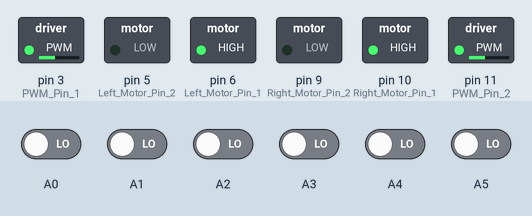
Simulated run of this sketch. Board: Arduino Nano, built with avr-gcc and run on an emulated ATmega328P. Shown: switched loads named in the sketch (green lamp = pin HIGH). The inputs (shaded band) are chosen by the test bench; at power-on: A0–5 LOW.

Above: at 0.1 s.
Timing chart, 0 to 1.6 s (numbered marks = the images above):
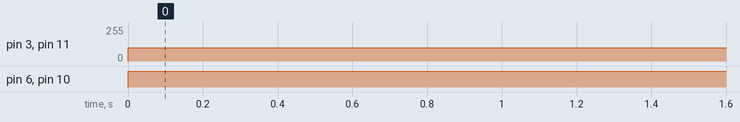

Measured:
- by itself, pin 3 (PWM_Pin_1), pin 11 (PWM_Pin_2): 0/255 → 100/255 at 0.00 s
- by itself, pin 6 (Left_Motor_Pin_1), pin 10 (Right_Motor_Pin_1): LOW → HIGH at 0.00 s

The sketch:

Maze_Robot_V3.ino
```cpp
float Kp=0,Ki=0,Kd=0;
float error=0, P=0, I=0, D=0, PID_value=0;
float previous_error=0, previous_I=0;
int sensor[7]={0, 0, 0, 0, 0, 0, 0};
int initial_motor_speed=100;

void read_sensor_values(void);
void calculate_pid(void);
void motor_control(void);

void setup()
{
 pinMode(3,OUTPUT); //PWM Pin 1
 pinMode(11,OUTPUT); //PWM Pin 2
 pinMode(6,OUTPUT); //Left Motor Pin 1
 pinMode(5,OUTPUT); //Left Motor Pin 2
 pinMode(10,OUTPUT); //Right Motor Pin 1
 pinMode(9,OUTPUT);  //Right Motor Pin 2
 Serial.begin(9600); //Enable Serial Communications
}

void loop()
{
    read_sensor_values();
    calculate_pid();
    motor_control();
}

void read_sensor_values()
{
  sensor[0]=digitalRead(A0);
  sensor[1]=digitalRead(A1);
  sensor[2]=digitalRead(A2);
  sensor[3]=digitalRead(A3);
  sensor[4]=digitalRead(A4);
  sensor[5]=digitalRead(A5);
  sensor[6]=digitalRead(A6);


  if((sensor[0]==0)&&(sensor[1]==0)&&(sensor[2]==0)&&(sensor[4]==0)&&(sensor[4]==0)&&(sensor[5]==0)&&(sensor[6]==1))
  error=5;
  else if((sensor[0]==0)&&(sensor[1]==0)&&(sensor[2]==0)&&(sensor[3]==0)&&(sensor[4]==0)&&(sensor[5]==1)&&(sensor[6]==0))
  error=4;
  else if((sensor[0]==0)&&(sensor[1]==0)&&(sensor[2]==0)&&(sensor[3]==0)&&(sensor[4]==1)&&(sensor[5]==1)&&(sensor[6]==0))
  error=3;
  else if((sensor[0]==0)&&(sensor[1]==0)&&(sensor[2]==0)&&(sensor[3]==0)&&(sensor[4]==1)&&(sensor[5]==0)&&(sensor[6]==0))
  error=2;
  else if((sensor[0]==0)&&(sensor[1]==0)&&(sensor[2]==0)&&(sensor[3]==1)&&(sensor[4]==1)&&(sensor[5]==0)&&(sensor[6]==0))
  error=1;
  else if((sensor[0]==0)&&(sensor[1]==0)&&(sensor[2]==0)&&(sensor[3]==1)&&(sensor[4]==0)&&(sensor[5]==0)&&(sensor[6]==0))
  error=0;
  else if((sensor[0]==0)&&(sensor[1]==0)&&(sensor[2]==1)&&(sensor[3]==1)&&(sensor[4]==0)&&(sensor[5]==0)&&(sensor[6]==0))
  error=-1;
  else if((sensor[0]==0)&&(sensor[1]==0)&&(sensor[2]==1)&&(sensor[3]==0)&&(sensor[4]==0)&&(sensor[5]==0)&&(sensor[6]==0))
  error=-2;
  else if((sensor[0]==0)&&(sensor[1]==1)&&(sensor[2]==1)&&(sensor[3]==0)&&(sensor[4]==0)&&(sensor[5]==0)&&(sensor[6]==0))
  error=-3;
  else if((sensor[0]==0)&&(sensor[1]==1)&&(sensor[2]==0)&&(sensor[3]==0)&&(sensor[4]==0)&&(sensor[5]==0)&&(sensor[6]==0))
  error=-4;
  else if((sensor[0]==1)&&(sensor[1]==1)&&(sensor[2]==0)&&(sensor[3]==0)&&(sensor[4]==0)&&(sensor[5]==0)&&(sensor[6]==0))
  error=-5;
  else if((sensor[0]==1)&&(sensor[1]==0)&&(sensor[2]==0)&&(sensor[3]==0)&&(sensor[4]==0)&&(sensor[5]==0)&&(sensor[6]==0))
  error=-6;
  else if((sensor[0]==0)&&(sensor[1]==0)&&(sensor[2]==0)&&(sensor[3]==0)&&(sensor[4]==0)&&(sensor[5]==0)&&(sensor[6]==0))
    if(error==-6) error=-7;
    else error=7;

}

void calculate_pid()
{
    P = error;
    I = I + previous_I;
    D = error-previous_error;

    PID_value = (Kp*P) + (Ki*I) + (Kd*D);

    previous_I=I;
    previous_error=error;
}

void motor_control()
{
    // Calculating the effective motor speed:
    int left_motor_speed = initial_motor_speed-PID_value;
    int right_motor_speed = initial_motor_speed+PID_value;

    // The motor speed should not exceed the max PWM value
    constrain(left_motor_speed,0,100);
    constrain(right_motor_speed,0,100);

  analogWrite(3,initial_motor_speed-PID_value);   //Left Motor Speed
    analogWrite(11,initial_motor_speed+PID_value);  //Right Motor Speed
    //following lines of code are to make the bot move forward
    /*The pin numbers and high, low values might be different
    depending on your connections */
    digitalWrite(6,HIGH);
    digitalWrite(5,LOW);
    digitalWrite(9,LOW);
    digitalWrite(10,HIGH);
}
```
